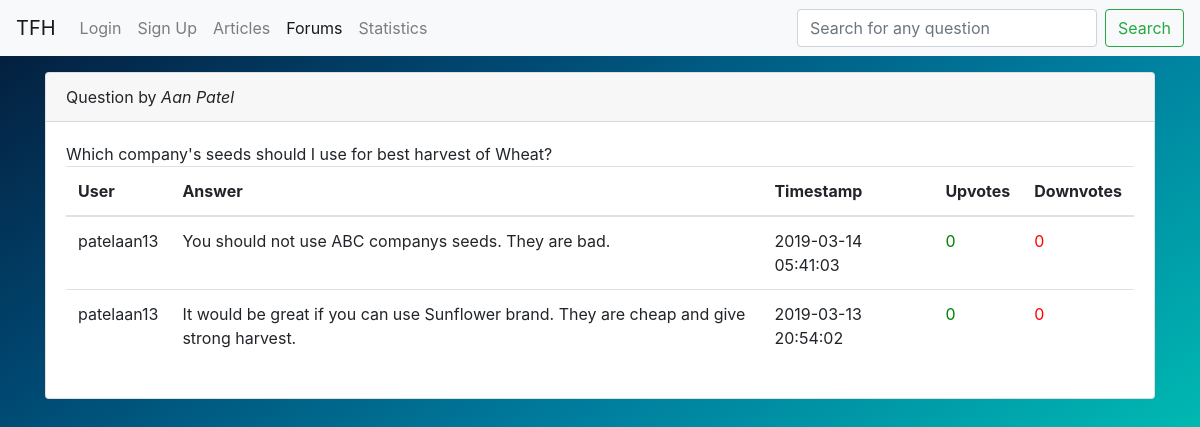
Page /forum/viewq.php?q=19 on the earlier database version.
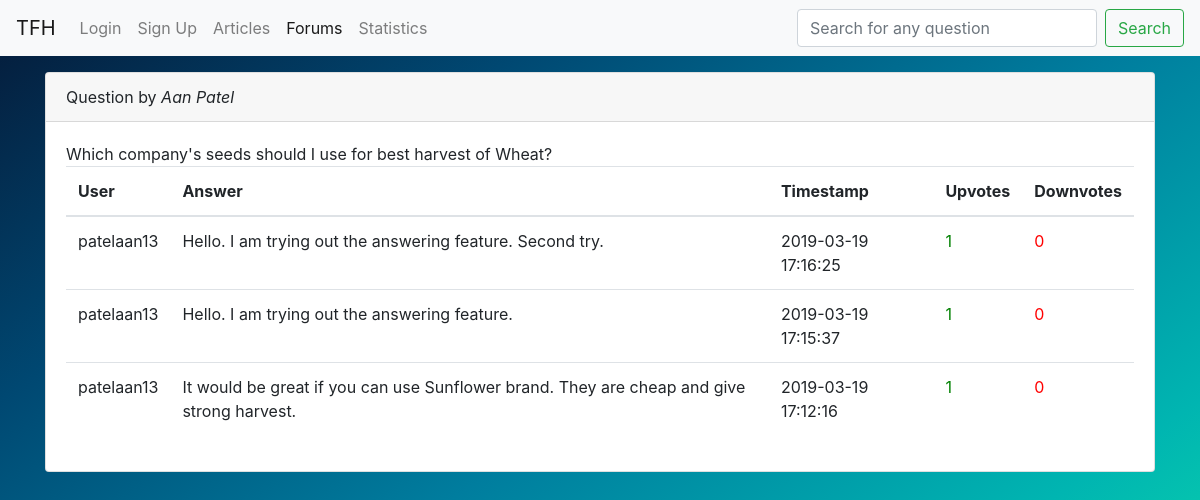
Same page on the later database version.
### tables this page shows
CREATE TABLE `account` (
  `uid` int(10) NOT NULL,
  `username` varchar(50) NOT NULL,
  `email` varchar(40) DEFAULT NULL,
  `phoneNumber` int(10) NOT NULL,
  `password` varchar(40) NOT NULL,
  `language` varchar(40) NOT NULL,
  `fname` varchar(100) NOT NULL,
  `lname` varchar(100) NOT NULL,
  `village` varchar(50) NOT NULL,
  `dist` varchar(50) NOT NULL,
  `state` varchar(50) NOT NULL
);

CREATE TABLE `question` (
  `uid` int(10) NOT NULL,
  `qno` int(10) NOT NULL,
  `qtext` text NOT NULL,
  `qtimestamp` datetime NOT NULL DEFAULT CURRENT_TIMESTAMP ON UPDATE CURRENT_TIMESTAMP,
  `qupcount` int(11) NOT NULL DEFAULT '0',
  `qdowncount` int(11) NOT NULL DEFAULT '0'
);

CREATE TABLE `answer` (
  `qno` int(10) NOT NULL,
  `uid` int(10) NOT NULL,
  `atext` longtext NOT NULL,
  `atimestamp` timestamp NOT NULL DEFAULT CURRENT_TIMESTAMP,
  `aupcount` int(255) NOT NULL,
  `adowncount` int(255) NOT NULL
);

### forum/viewq.php (the view, shortened to what this page needs)
<?php
require("../includes/db.php");
$qno = $_REQUEST['q'];
$canAnswer = 0;
if(isset($_SESSION["uid"])){
$canAnswer=1;
$uid = $_SESSION['uid'];
$udqry = "SELECT * FROM qupdown WHERE qno=$qno AND uid=$uid";
$udres = mysqli_query($con, $udqry);
	if($udres!=false && mysqli_num_rows($udres)>0){
		$udrow = mysqli_fetch_assoc($udres);
		if($udrow['ud']==1){
			$uvs = '<i id="usvg" data-vi="angle-top" data-vi-size="30" style="color: green;"></i>';
			$dvs = '<i id="dsvg" data-vi="angle-bottom" data-vi-size="30" style="color: black;"></i>';
			$udsituation="Upvoted";
		}
		else if($udrow['ud']==0){
			$uvs = '<i id="usvg" data-vi="angle-top" data-vi-size="30" style="color: black;"></i>';
			$dvs = '<i id="dsvg" data-vi="angle-bottom" data-vi-size="30" style="color: red;"></i>';
			$udsituation="Downvoted";
		}
	}
	else{
		$uvs = '<i id="usvg" data-vi="angle-top" data-vi-size="30" style="color: black;"></i>';
		$dvs = '<i id="dsvg" data-vi="angle-bottom" data-vi-size="30" style="color: black;"></i>';
		$udsituation = "Resetted";
	}
}
else{
$canAnswer=0;
}
$qry = "SELECT qtext,uid FROM question WHERE qno = $qno";
$res = mysqli_query($con, $qry) or die(mysqli_error($con));
$row = mysqli_fetch_array($res);
$qtext = $row['qtext'];
$postingUser = $row['uid'];
?>
<!DOCTYPE html>
<html lang="en">
  <head>
    <link rel="stylesheet" href="https://maxcdn.bootstrapcdn.com/bootstrap/4.2.1/css/bootstrap.min.css"/>
  </head>
  <body class="bg">
    <nav class="navbar navbar-expand-lg fixed-top navbar-light bg-light">
	  <a class="navbar-brand" href="#">TFH</a>
	  <div class="collapse navbar-collapse" id="navbarNav">
		<ul class="navbar-nav">
      <?php if($canAnswer){ ?>
      	<li class="nav-item">
			<a class="nav-link" href="../dashboard/dashboard.php">Dashboard</a>
		  </li>
		  <li class="nav-item">
			<a class="nav-link" href="#">Articles</a>
		  </li>
		  <li class="nav-item active">
			<a class="nav-link" href="../forum/forum.php">Forums</a>
		  </li>
		  <li class="nav-item">
			<a class="nav-link" href="#">Statistics</a>
		  </li>
      <li class="nav-item">
      <a class="nav-link" href="../logout/logout.php">Logout</a>
      </li>
    <?php
	}
	else{
    ?>
          <li class="nav-item">
			<a class="nav-link" href="../login/login.php">Login</a>
		  </li>
		  <li class="nav-item">
			<a class="nav-link" href="../signup/signup.php">Sign Up</a>
		  </li>
		  	<li class="nav-item">
			<a class="nav-link" href="#">Articles</a>
		  </li>
		  <li class="nav-item active">
			<a class="nav-link" href="../forum/forum.php">Forums</a>
		  </li>
		  <li class="nav-item">
			<a class="nav-link" href="#">Statistics</a>
		  </li>
<?php } ?>
		</ul>
	  </div>
		<form class="form-inline my-2 my-lg-0" style="float:right;" action="searchq.php" method="get">
		  <input class="form-control mr-sm-2" style="width: 300px" name="search" type="search" placeholder="Search for any question" aria-label="Search">
		  <button class="btn btn-outline-success my-2 my-sm-0" type="submit">Search</button>
		</form>
	</nav>
    <br>
	<br>
    <br>
    <div class="container">
      <div class="card">
        <div class = "card-header">
          Question by <i>
          <?php
          	$qry = "SELECT * FROM account WHERE uid=$postingUser";
          	$res = mysqli_query($con, $qry);
          	$row = mysqli_fetch_assoc($res);
          	echo $row['fname']." ".$row['lname'];
          ?>
      	  </i>
        </div>
        <div class = "card-body">
          <?php echo $qtext;
          ?>
      	<br>
      			<table class="table">
      				<thead><th>User</th><th>Answer</th><th>Timestamp</th><th>Upvotes</th><th>Downvotes</th></thead>
      				<?php
      				  $qry = "SELECT * FROM answer WHERE qno=$qno ORDER BY (aupcount-adowncount) DESC, atimestamp DESC";
      				  $res = mysqli_query($con, $qry) or die(mysqli_error($con));
      				  if($res==false||mysqli_num_rows($res)==0){
      				?>
      				  <tr><td>---</td><td>No answers yet...</td><td>---</td><td>-</td><td>-</td>
      				<?php
      				  }
      				  else{
      				  	while($row = mysqli_fetch_assoc($res)){
                  $qry = "SELECT username FROM account WHERE uid=".$row['uid'];
                  $res2 = mysqli_query($con, $qry) or die(mysqli_error($con));
                  $r = mysqli_fetch_array($res2);
                  echo "<tr>
                      <td>".$r['username']."</td>
      								<td>".$row['atext']."</td>
      								<td>".$row['atimestamp']."</td>";
      			  if($canAnswer){
      			  echo "
      								<td style='color: green;' id='upCounter'>".'<span id="upCounter'.$row['uid'].$row['qno'].'">'.$row['aupcount'].'</span>'.'<button class="btn btn-default" id="btnup'.$row['uid'].$row['qno'].'" '.'onclick="aupvote('.$row['qno'].','.$row['uid'].')"'.'><span data-vi="angle-top" data-vi-size="20"></span></button></td>'.
      								"<td style='color: red;'>".'<span id="downCounter'.$row['uid'].$row['qno'].'">'.$row['adowncount'].'</span>'.'<button class="btn btn-default" id="btndown'.$row['uid'].$row['qno'].'" '.'onclick="adownvote('.$row['qno'].','.$row['uid'].')"'.'><span data-vi="angle-bottom" data-vi-size="20"></span></button></td>';
      							}
      			else{
      				echo "<td style='color:green;'>".$row['aupcount']."</td>";
      				echo "<td style='color:red;'>".$row['adowncount']."</td>";
      			}
      			  echo "</td>
      							</tr>";
      				  	}
      				  }
      				?>
 				</table>
 				</div>
    </div>
    </div>
  </body>
</html>

### forum/viewq.php (style rules this page uses)
body, html, .bg { height: fill; min-height: 100%; }
.bg { background-image: linear-gradient(to right bottom, #051937, #004872, #007d9e, #00b5b1, #12eba9); min-height: 100%; background-position: center; background-repeat: no-repeat; background-size: cover; }

Differences in the rows shown:
removed answer: account.username "patelaan13", atext "You should not use ABC companys seeds. They are bad.", atimestamp "2019-03-14 05:41:03", aupcount "0", adowncount "0"
removed answer: account.username "patelaan13", atext "It would be great if you can use Sunflower brand. They are cheap and give strong harvest.", atimestamp "2019-03-13 20:54:02", aupcount "0", adowncount "0"
added answer: account.username "patelaan13", atext "Hello. I am trying out the answering feature. Second try.", atimestamp "2019-03-19 17:16:25", aupcount "1", adowncount "0"
added answer: account.username "patelaan13", atext "Hello. I am trying out the answering feature.", atimestamp "2019-03-19 17:15:37", aupcount "1", adowncount "0"
added answer: account.username "patelaan13", atext "It would be great if you can use Sunflower brand. They are cheap and give strong harvest.", atimestamp "2019-03-19 17:12:16", aupcount "1", adowncount "0"
